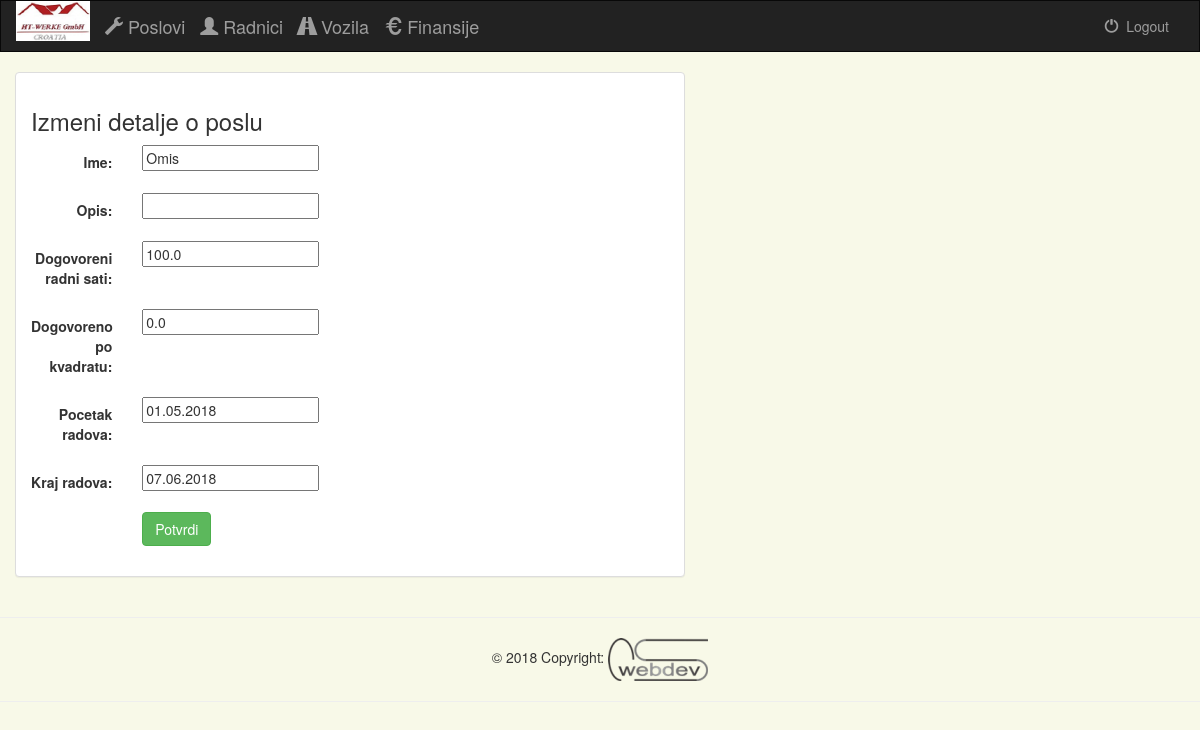
/administracija/azuriranje_posla/1/, run on the app's committed database.
### projects/models.py (models this page shows, shortened)
class Poslovi(models.Model):
    ime = models.CharField(max_length=30)
    opis = models.CharField(max_length=100, blank=True)
    dogovoreni_radni_sati = models.FloatField(default=0.0)
    dogovoreno_po_kvadratu = models.FloatField(default=0.0)
    pocetak_radova = models.DateField()
    kraj_radova = models.DateField(null=True, blank=True)
    class Meta:
        verbose_name_plural = "Poslovi"

### projects/views.py (the view)
# urls.py: url(r'^azuriranje_posla/(?P<project_id>[0-9]+)/$', views.posao_update, name='posao-update'),
def posao_update(request, project_id):
    instance = Poslovi.objects.get(pk=project_id)
    form = PosloviForm(request.POST or None, instance=instance)
    if form.is_valid():
        project = form.save(commit=False)
        project.save()
        messages.success(request, "Podaci su ažurirani!")
        return HttpResponseRedirect(reverse('projects:posao', args=(project_id)))
    context = {
        "form": form,
        'project_id': project_id,
    }
    return render(request, 'projects/posao_update_form.html', context)

### projects/forms.py
class PosloviForm(forms.ModelForm):
    pocetak_radova = forms.DateField(
        widget=forms.DateInput(format='%d.%m.%Y', attrs={'class': "datum"}),
        input_formats=('%d.%m.%Y', '%d/%m/%Y', '%d.%m.%y', '%d/%m/%y'))
    kraj_radova = forms.DateField(
        widget=forms.DateInput(format='%d.%m.%Y', attrs={'class': "datum"}),
        input_formats=('%d.%m.%Y', '%d/%m/%Y', '%d.%m.%y', '%d/%m/%y'),
        required=False)
    class Meta:
        model = Poslovi
        fields = ['ime', 'opis', 'dogovoreni_radni_sati', 'dogovoreno_po_kvadratu', 'pocetak_radova', 'kraj_radova']

### projects/templates/projects/posao_update_form.html (shortened to what this page needs)
{% extends 'projects/base.html' %}
{% block content %}
<div class="container-fluid">
    <div class="row">
        <div class="col-sm-12 col-md-7">
            <div class="panel panel-default">
                <div class="panel-body">
                    <h3>Izmeni detalje o poslu</h3>
                    <form class="form-horizontal" role="form" action="" method="post" enctype="multipart/form-data">
                        {% include 'projects/form_template.html' %}
                        <div class="form-group">
                            <div class="col-sm-offset-2 col-sm-10">
                                <button type="submit" class="btn btn-success">Potvrdi</button>
                            </div>
                        </div>
                    </form>
                </div>
            </div>
        </div>
    </div>
</div>
{% endblock %}

### projects/templates/projects/form_template.html (shortened to what this page needs)
{% for field in form %}
    <div class="form-group">
        <div class="col-sm-offset-2 col-sm-10">
        </div>
        <label class="control-label col-sm-2">{{ field.label_tag }}</label>
        <div class="col-sm-10">{{ field }}</div>
    </div>
{% endfor %}

### projects/static/projects/style.css (style rules this page uses)
body { background: #f8f9e8; }

### data on the page
Poslovi: form "Omis" "100.0" "0.0" "01.05.2018" "07.06.2018"

### other printed values
{{ field.label_tag }} "Ime:" "Opis:" "Dogovoreni radni sati:" "Dogovoreno po kvadratu:" "Pocetak radova:" "Kraj radova:"
